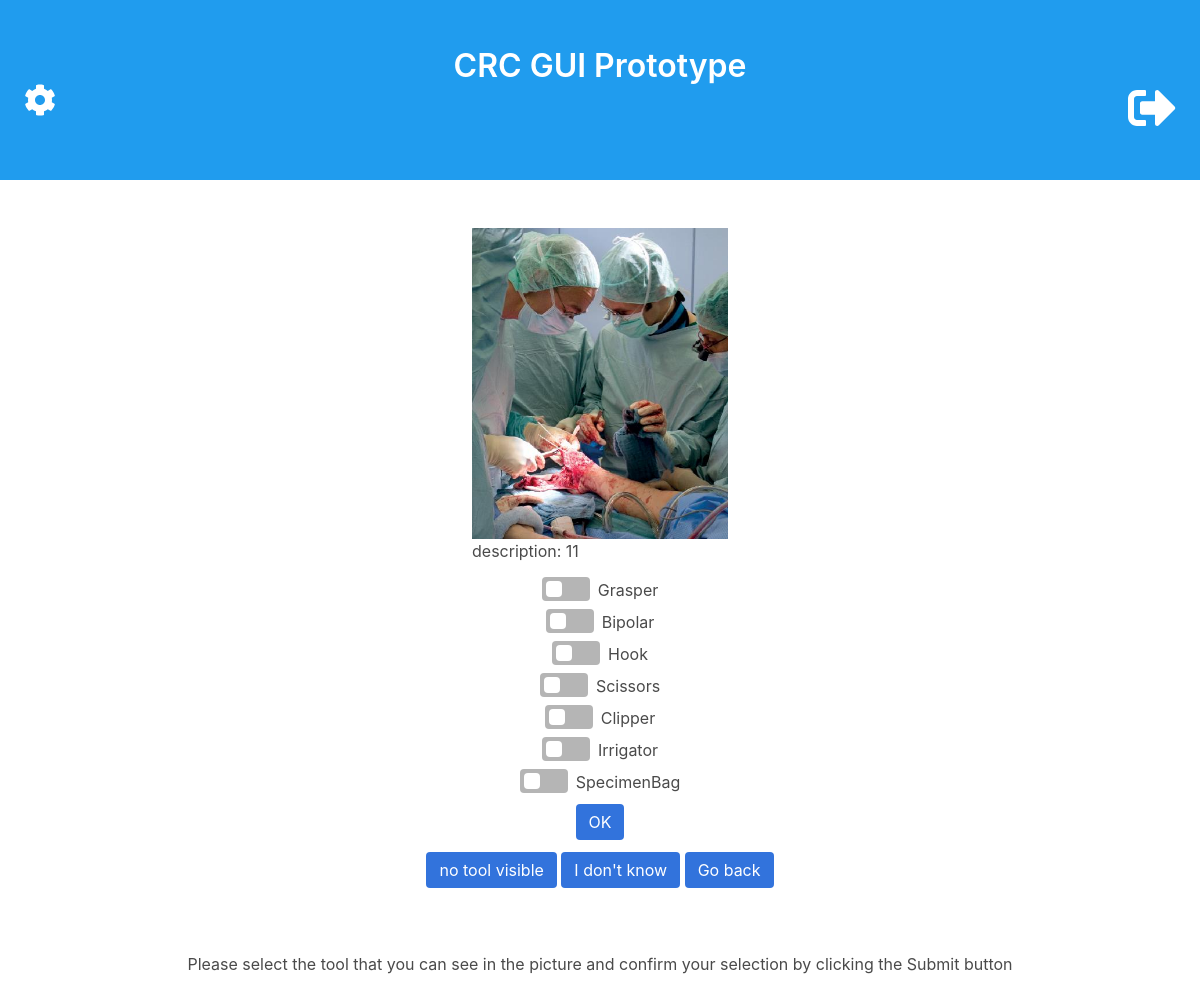
Before: /image/goToPreviousImage (signed in) with the older database file.
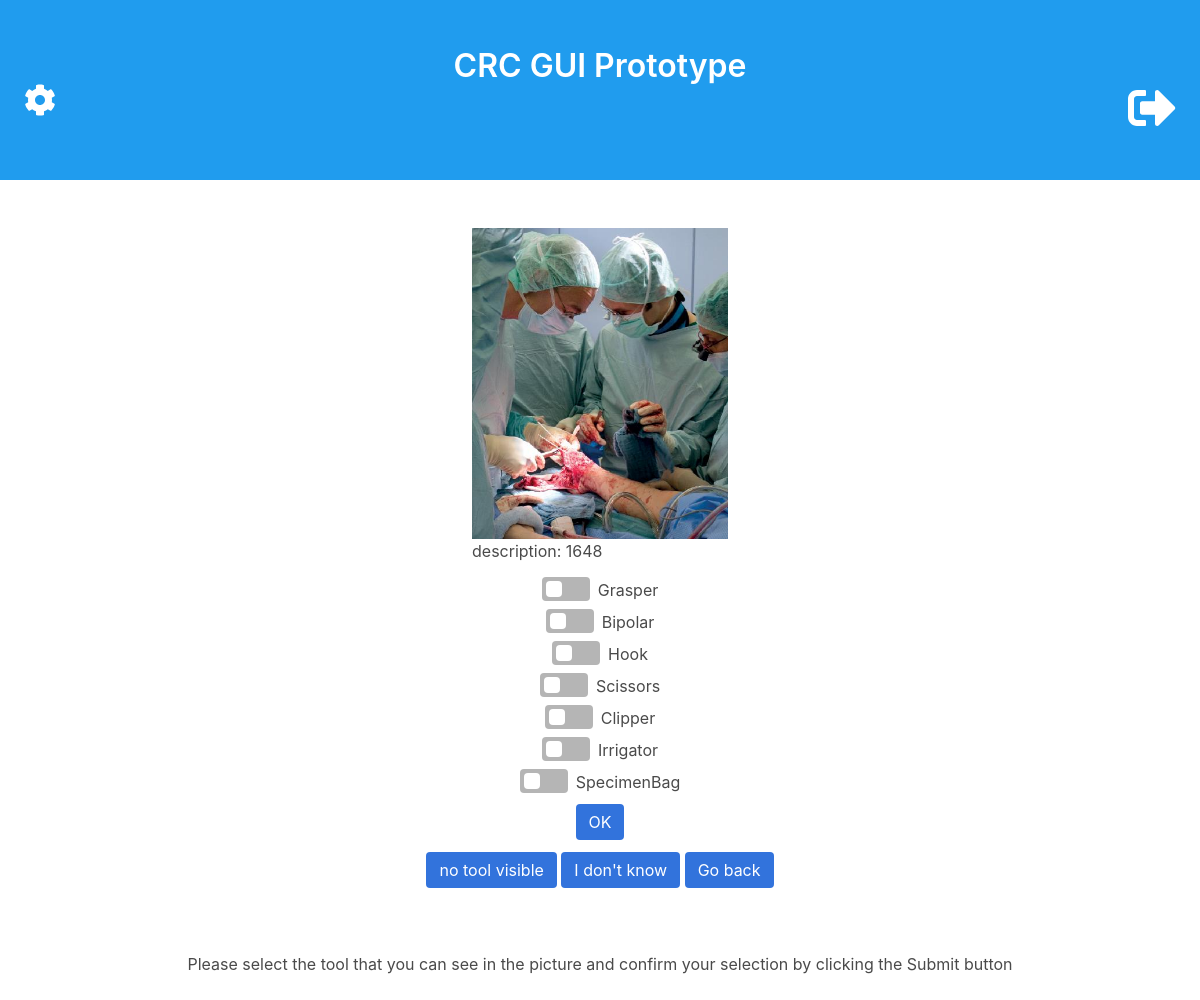
After: the same page with the newer database file.
### image/models.py (models this page shows)
class Image(models.Model):
    name = models.CharField(max_length=200)
    variance = models.FloatField(null=True)
    data = models.ImageField(null=True, default='default.jpg')
    opset = models.IntegerField(null=True)
    op = models.IntegerField(null=True)
    number = models.IntegerField(null=True)
    objects = image_manager()
    def __str__(self):
        return self.name
    def description(self):
        descr = ''
        descr += str(self.name)
        return descr

### image/views.py (the view)
# urls.py: path('goToPreviousImage', views.goToPreviousImage, name='goToPreviousImage'),
def goToPreviousImage(request):
    print(" Go to previous image ")
    image = Image.objects.next_image(request.user)
    previous_image = Image.objects.previous_image(image, request.user)
    context = getPreviousPictureInformation(previous_image)
    return render(request, 'proto/main.html', context)

### image/models.py (called while the page is built, shortened)
    def next_image(self, user, image=None):
        nxt_img = None
        network_user = User.objects.get(username=NETWORK_USER)
        if not nxt_img:
            unlabeled_images = Image.objects.exclude(userlabels__author=user)
            nxt_img = unlabeled_images.annotate(num_ul=models.Count('userlabels'))\
                .order_by('-variance', 'num_ul').first()
            nxt_img2 = unlabeled_images.annotate(num_ul=models.Count('userlabels'))\
                .order_by('-variance', 'num_ul')[1]
            print('next image', nxt_img, nxt_img.variance, nxt_img.num_ul)
            print('next image2', nxt_img2, nxt_img2.variance, nxt_img2.num_ul)
        return nxt_img

    def previous_image(self, user, image):
        return self.order_by('variance').first()

    def get_image_labels(self, image):
        network_user = User.objects.get(username=NETWORK_USER)
        nn_labels = Label.objects.filter(userlabels__author=network_user, userlabels__image=image)
        return nn_labels

    def __str__(self):
        return self.name

### image/templates/proto/main.html (shortened to what this page needs)
{% extends 'proto/base.html' %}
{% block content %}
    {% if user.is_authenticated %}
        <body onload="setLabels()">
        <section class="section is-centered">
            <div class="level-item has-image-centered">
                <figure class="image is-256by256">
                    <img src="{{ image.data.url }}">
                    <figcaption>description: {{ description }}</figcaption>
                </figure>
            </div>
        </section>
        <div class="columns">
            <div class="column">
                <section class="section">
                    <div class="level-item has-text-centered">
                        <form action="getSelectedLabels" method="POST">
                            <div class="container">
                                <div class="field">
                                    {% for label in labels %}
                                        <div class="field">
                                            <label class="checkbox">
                                                <label for="{{ label }}">{{ label }}</label>
                                            </label>
                                        </div>
                                    {% endfor %}
                                </div>
                                <div class="field">
                                    <input type="submit" class="button is-link is-centered" value="OK">
                                </div>
                                <div class="field">
                                    <input type="submit" class="button is-link is-centered" value="no tool visible"
                                           formaction="noTools">
                                    <input type="submit" class="button is-link is-centered" value="I don't know"
                                           formaction="dontKnow">
                                    <input type="submit" class="button is-link is-centered" value="Go back"
                                           formaction="goToPreviousImage">
                                </div>
                            </div>
                        </form>
                    </div>
                </section>
                                            <div class="field">
                <div class="level-item has-text-centered">
                    Please select the tool that you can see in the picture and confirm your
                    selection by clicking the Submit button
                </div>
            </div>
            </div>
        </div>
    {% endif %}
{% endblock %}

Changed rows visible on the page:
removed Image: data (placeholder picture), name "11"
now on this page (row unchanged): Image: data (placeholder picture), name "1648"
